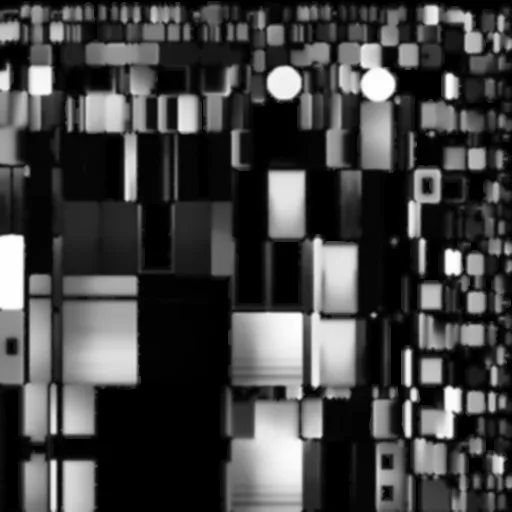
#> input picture site/passeio/modelos/ao_r1_bloco_moveis.webp, 512 x 512 px, found by its file name; its folder holds only this picture in this run
$ python limpa_luz.py
#> lines starting #> are read from the running program, lines starting #| are printed output that depends on the picture; after the words box and inside, x2 and y2 are one past the last pixel; in counts of white or black regions, pixels touching at a corner belong together
#> further down, im is the input picture: shape (512, 512, 3); mean B, G, R 67, 67, 67
"""Tira o chiado dos mapas de luz (luz_*.webp) e de oclusão (ao_*.webp) que o Blender calcula.

O bake do Cycles não passa denoiser; com 48 amostras cada parede sai granulada e no passeio
isso vira mancha. Aqui: NLM (alisa o grão e respeita bordas/sombras de contato) e depois um
desfoque que só mistura pixels do mesmo pedaço do atlas (o fundo preto entre as ilhas não vaza).

uso: python blender/limpa_luz.py <pasta_modelos> [pasta_origem]
  pasta_origem: de onde ler os mapas crus (padrão: a própria pasta; grava por cima).
"""
import os
import sys

import cv2
import numpy as np

pasta = sys.argv[1] if len(sys.argv) > 1 else 'site/passeio/modelos'
origem = sys.argv[2] if len(sys.argv) > 2 else pasta


def limpa(im, forca, sigma):
#> called with forca = 14, sigma = 1
    d = cv2.fastNlMeansDenoisingColored(im, None, forca, forca, 7, 31)
    # desfoque normalizado: pesa só pixels "dentro" das ilhas (o fundo do atlas é preto puro)
    mascara = (im.max(axis=2) > 3).astype(np.float32)
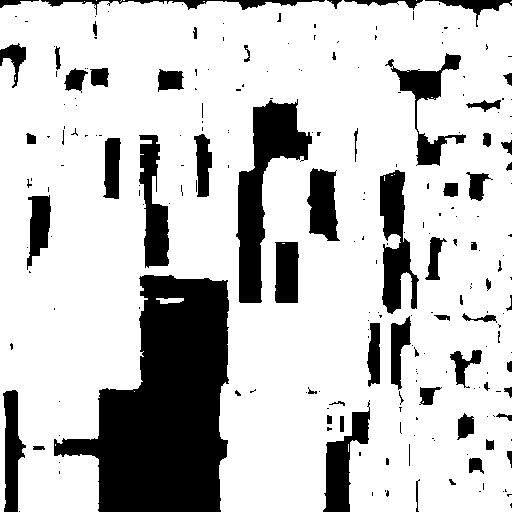
#> mascara: shape (512, 512) float32; values 0 (black) and 1 (white), 77.8% white; 227 black regions (159 under 20 px), largest, box (x1, y1, x2, y2) and area: (54, 275, 229, 512) 25165, (236, 99, 312, 303) 5975, (380, 170, 419, 314) 3036
    k = (0, 0)
    num = cv2.GaussianBlur(d.astype(np.float32) * mascara[..., None], k, sigma)
    den = cv2.GaussianBlur(mascara, k, sigma)[..., None]
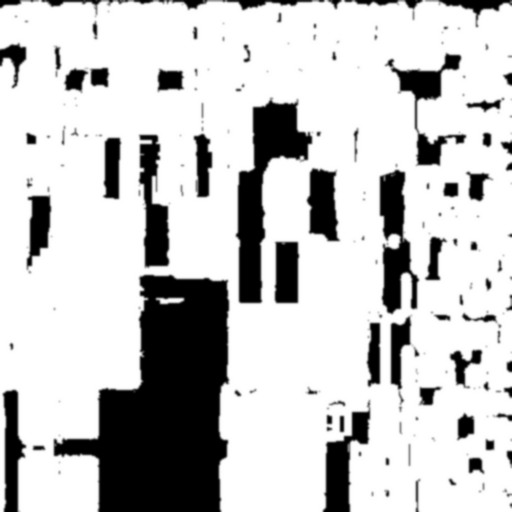
#> den: shape (512, 512, 1) float32; min 0, max 1, mean 0.778
    suave = np.where(den > 1e-3, num / np.maximum(den, 1e-3), d)
    return np.clip(suave, 0, 255).astype(np.uint8)


n = 0
for nome in sorted(os.listdir(origem)):
    if not nome.endswith('.webp'):
        continue
    if nome.startswith('luz_'):
        forca, sigma = 24, 1.6
    elif nome.startswith('ao_'):
        forca, sigma = 14, 1.0
    else:
        continue
    im = cv2.imread(os.path.join(origem, nome), cv2.IMREAD_COLOR)
    out = limpa(im, forca, sigma)
    cv2.imwrite(os.path.join(pasta, nome), out, [cv2.IMWRITE_WEBP_QUALITY, 82])
    n += 1
print(f'limpa_luz: {n} mapas sem chiado')

$ run again, on site/passeio/modelos/ao_r2_consultorios_moveis.webp
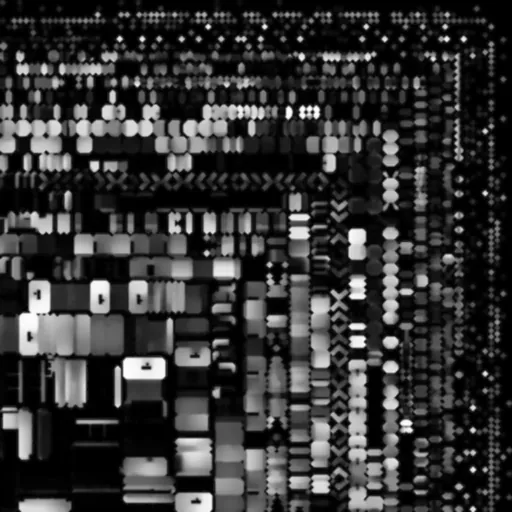
#> input picture site/passeio/modelos/ao_r2_consultorios_moveis.webp, 512 x 512 px, found by its file name
#> im is the input picture: shape (512, 512, 3); mean B, G, R 53.5, 53.5, 53.5
#> in limpa, `mascara = (im.max(axis=2) > 3).astype(np.float32)`:
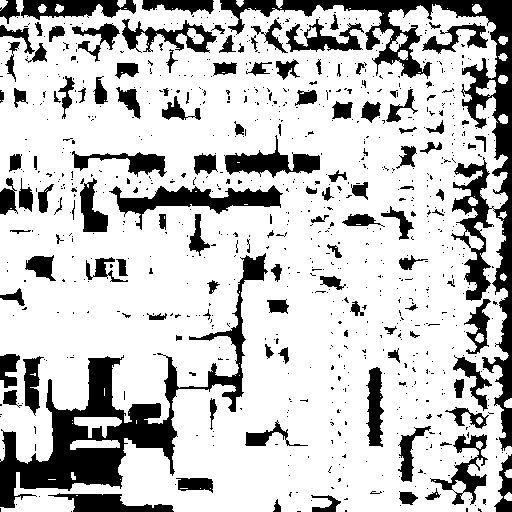
#> mascara: shape (512, 512) float32; values 0 (black) and 1 (white), 76.8% white; 851 black regions (725 under 20 px), largest, box (x1, y1, x2, y2) and area: (220, 0, 512, 451) 13228, (0, 253, 268, 508) 12194, (109, 185, 283, 230) 2613
#> in limpa, `den = cv2.GaussianBlur(mascara, k, sigma)[..., None]`:
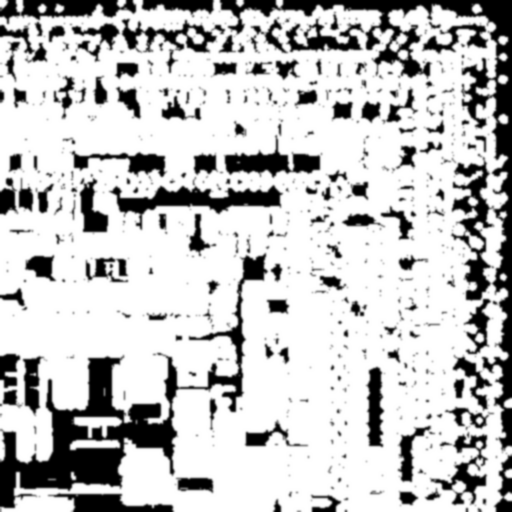
#> den: shape (512, 512, 1) float32; min 0, max 1, mean 0.768

$ run again, on site/passeio/modelos/ao_r1_exames_moveis.webp
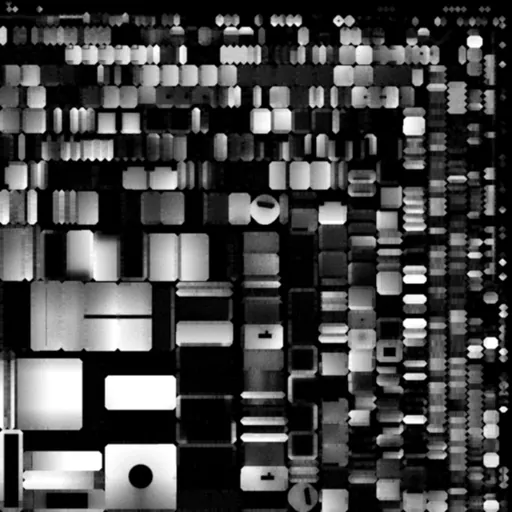
#> input picture site/passeio/modelos/ao_r1_exames_moveis.webp, 512 x 512 px, found by its file name
#> im is the input picture: shape (512, 512, 3); mean B, G, R 70.3, 70.3, 70.3
#> in limpa, `mascara = (im.max(axis=2) > 3).astype(np.float32)`:
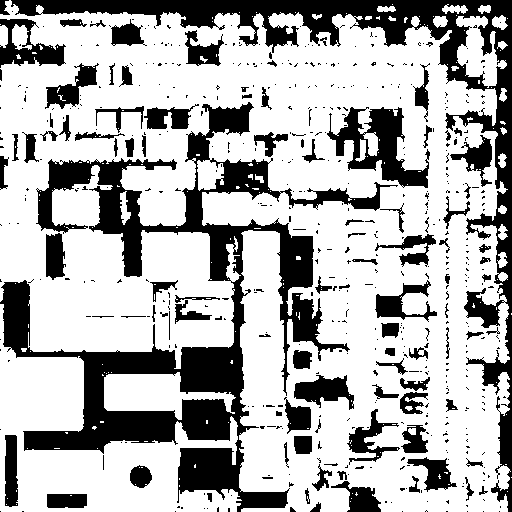
#> mascara: shape (512, 512) float32; values 0 (black) and 1 (white), 69.4% white; 536 black regions (433 under 20 px), largest, box (x1, y1, x2, y2) and area: (0, 102, 398, 512) 34069, (11, 0, 512, 512) 19183, (327, 107, 430, 188) 3427
#> in limpa, `suave = np.where(den > 1e-3, num / np.maximum(den, 1e-3), d)`:
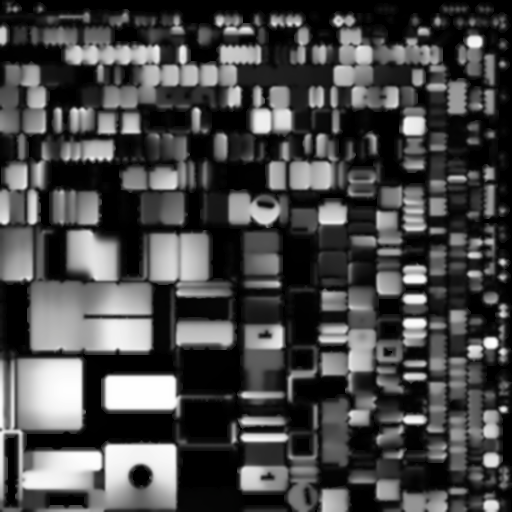
#> suave: shape (512, 512, 3) float32; mean of channels 0, 1, 2 72.8, 72.9, 72.9; drawn as B, G, R
